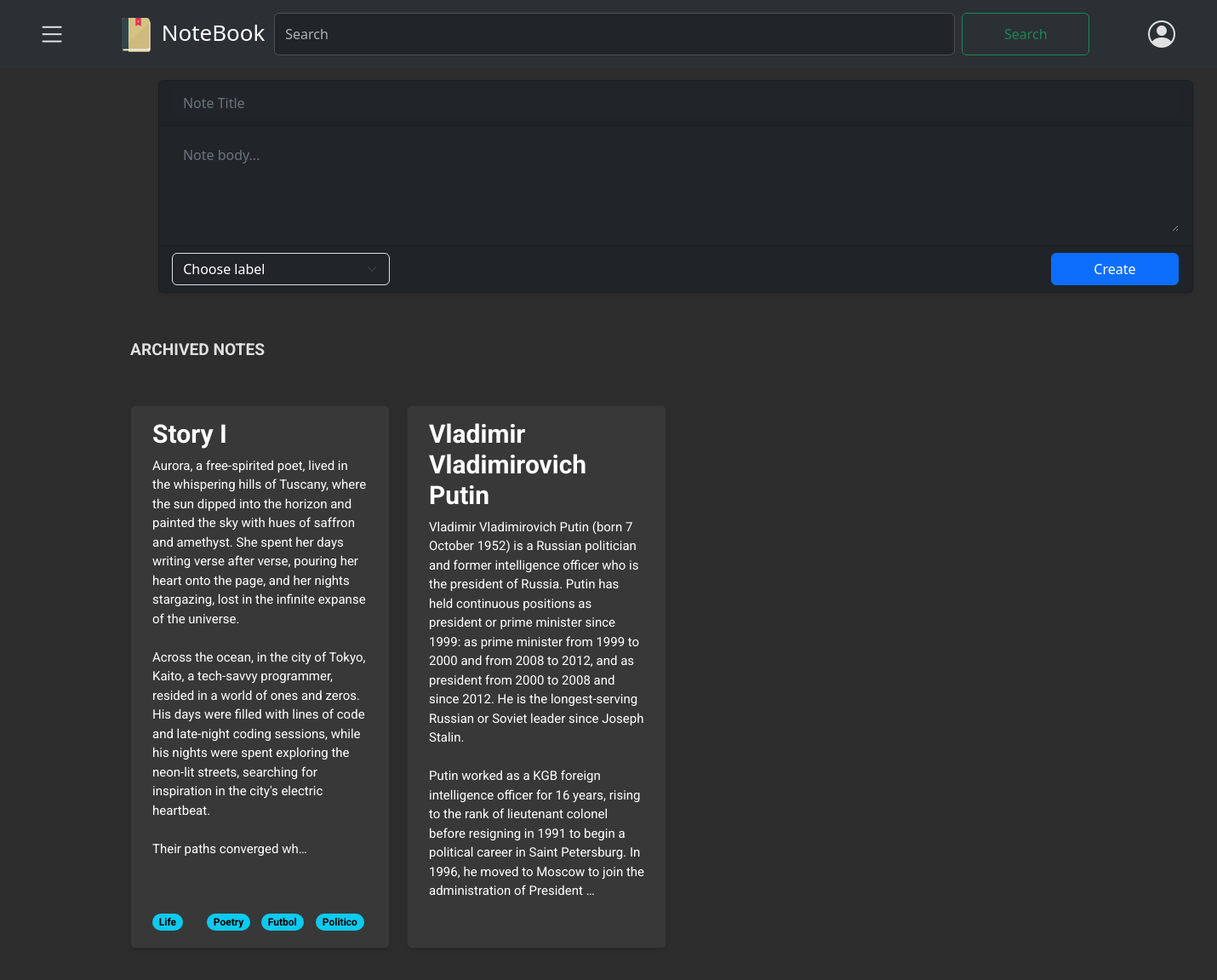
Page /notes/archived/ (signed in) on the committed database.
### notes/models.py (models this page shows, shortened)
class Note(models.Model):
    user= models.ForeignKey(CustomUser,on_delete=models.CASCADE, related_name='notes')
    title= models.CharField(max_length=100, null=False)
    body= models.TextField()
    label= models.ManyToManyField(Label, related_name="labels", blank=True)
    archived= models.BooleanField(default=False)
    pinned= models.BooleanField(default= False)
    created = models.DateTimeField(auto_now_add= True)
    updated= models.DateTimeField(auto_now=True)
    trashed = models.BooleanField(default=False)
    trashed_at= models.DateTimeField(null=True, blank=True)
    class Meta:
        ordering= ['-updated']
        indexes= [
            models.Index(fields=["-updated"])
        ]
        verbose_name = "Note"
        verbose_name_plural= "Notes"

class Label(models.Model):
    user = models.ForeignKey(CustomUser, on_delete=models.CASCADE, related_name='labels', default=None)
    name = models.CharField(max_length=50, null=False)
    class Meta:
        verbose_name = "Label"
        verbose_name_plural= "Labels"

### notes/views.py (the view)
# urls.py: path('archived/', views.archived_list, name='archived_notes'),
@login_required
def archived_list(request):
    user= request.user
    archived_notes= Note.objects.filter(Q(user=user, pinned=True,archived=True, trashed= False) | Q(user=user, pinned=False, archived=True, trashed= False))
    context= { 'archived_notes':archived_notes,
              }
    return render(request,
                  'notes/archived/list.html',
                  context)

### notes/context_processors.py (called while the page is built)
def labels_processor(request):
    if request.user.is_authenticated:
        labels = Label.objects.filter(user=request.user)
    else:
        labels = Label.objects.none()
    return {
        'labels': labels,
    }

### notes/templates/notes/archived/list.html (shortened to what this page needs)
{% extends "notes/base.html" %}
{% block content %}
{% load static %}
<p class="text-capitalize" style="font-weight: bold; font-size: larger;">ARCHIVED NOTES</p>
<div class="card-container">
    {% if archived_notes|length >= 1 %}
    {% for note in archived_notes %}
    {% if note.archived %}
    <div class="card" data-note-id="{{ note.id }}">
        <a href="#" class="note-link" data-note-id="{{ note.id }}">
            <h5 class="card-title">{{ note.title }}</h5>
            <p class="card-text">{{ note.body|truncatechars:650 }}</p>
        </a>
        <div class="row">
            {% for label in note.label.all|slice:":4" %}
            <div class="col-auto me-5" style="margin-right: 2.5rem !important;">
                <span class="badge rounded-pill text-bg-info" style="min-width: fit-content;">{{ label.name }}</span>
            </div>
            {% endfor %}
        </div>
    </div>
    {% endif %}
    {% endfor %}
    {% else %}
    {% include 'notes/archived/empty.html' %}
    {% endif %}
</div>
{% endblock %}

### notes/static/css/notes.css (style rules this page uses)
:root { --bg-color: #2d2d2d; --text-color: #e0e0e0; --secondary-text-color: #b0b0b0; --card-bg-color: #383838; }
html, body { background-color: #2d2d2d !important; color: #e0e0e0 !important; font-family: 'Roboto', sans-serif; }
.card-container { display: grid; grid-template-columns: repeat(auto-fill, minmax(250px, 1fr)); gap: 20px; padding: 10px; font-family: 'Roboto', Arial, sans-serif; width: 1300px; margin-top: 30px; margin-bottom: 30px; background-color: #2d2d2d !important; border-color: #444 !important; text-align: justify; }
.card { border-radius: 8px; padding: 15px 25px; box-shadow: 0 2px 4px rgba(0,0,0,0.1); background-color: #383838 !important; position: relative; padding-bottom: 20px; }
.card-title { font-size: 30px; font-weight: bold; margin-bottom: 15px; color: white !important; text-align: left; padding: 0 ; }
.card-text { font-size: 15px; color: white; text-align: left; padding: 0 0 35px; line-height: 1.5; white-space: pre-wrap; word-wrap: break-word; }
.note-link { text-decoration: none; color: inherit; }
.text-capitalize { font-family: 'Roboto', Arial, sans-serif; font-size: 18px; margin: 0; font-weight: normal; padding: 10px; }
.badge { display: inline-block; position: absolute; bottom: 20px; }

### rows in the picture
Note: title "Story I", body "Aurora, a free-spirited poet, lived in the whispering hills of Tuscany, where the sun dipped into the horizon and painted the sky with hues of saffron and amethyst. She spent her days writing verse after verse, pouring her heart onto the page, and her nights stargazing, lost in the infinite expanse of the universe. Across the ocean, in the city of Tokyo, Kaito, a tech-savvy programmer, resided in a world of ones and zeros. His days were filled with lines of code and late-night coding sessions, while his nights were spent exploring the neon-lit streets, searching for inspiration in the city's electric heartbeat. Their paths converged wh…"
Label: name "Life"
Label: name "Poetry"
Label: name "Futbol"
Label: name "Politico"
Note: title "Vladimir Vladimirovich Putin", body "Vladimir Vladimirovich Putin (born 7 October 1952) is a Russian politician and former intelligence officer who is the president of Russia. Putin has held continuous positions as president or prime minister since 1999: as prime minister from 1999 to 2000 and from 2008 to 2012, and as president from 2000 to 2008 and since 2012. He is the longest-serving Russian or Soviet leader since Joseph Stalin. Putin worked as a KGB foreign intelligence officer for 16 years, rising to the rank of lieutenant colonel before resigning in 1991 to begin a political career in Saint Petersburg. In 1996, he moved to Moscow to join the administration of President …"
